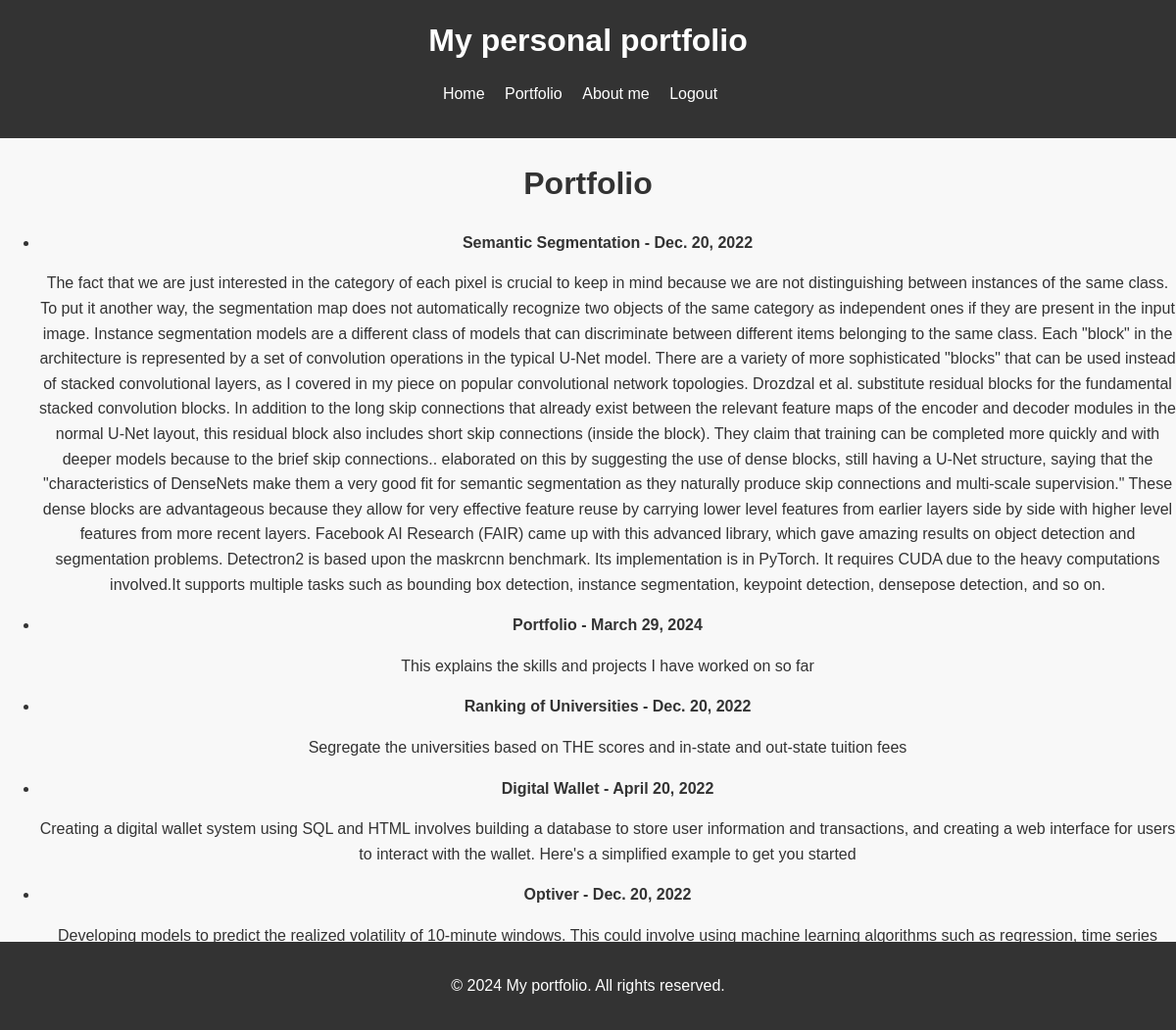
Page /portfolio/portfolio/ (signed in) on the committed database.
### portfolio/models.py (models this page shows, shortened)
class Project(models.Model):
    title = models.CharField(max_length=255)
    description = models.TextField()
    year = models.DateField()

### portfolio/views.py (the view)
# urls.py: path('portfolio/',include('portfolio.urls')),
@login_required
def portfolio(request):
    projects = Project.objects.all()
    return render(request, 'portfolio.html', {'projects': projects})

### portfolio/templates/portfolio.html
{% extends "base.html" %} {% block content %}
<center>
  <h1>Portfolio</h1>
  {% if projects %}
  <ul>
    {% for project in projects %}
    <li>
      <strong>{{ project.title }} - {{ project.year }}</strong>
      <p>{{ project.description }}</p>
    </li>
    {% endfor %}
  </ul>
  {% else %}
  <p>No projects found.</p>
  {% endif %}
  <p><a href="{% url 'add_project' %}">Add a new project</a></p>
</center>
{% endblock %}

### portfolio/templates/base.html (shortened to what this page needs)
<!DOCTYPE html>
<html>
<head>
    {% load static %}
    <link rel="stylesheet" type="text/css" href="{% static 'main.css' %}"/>
    <link rel="stylesheet" href="{% static 'styles_home.css' %}">
</head>
<body>
    <header>
        <h1>My personal portfolio</h1>
        <nav>
            <ul>
                <li><a href="{% url 'home' %}" target="_self">Home</a></li>
                <li><a href="{% url 'portfolio' %}" target="_self">Portfolio</a></li>
                <li><a href="{% url 'about' %}" target="_self">About me</a></li>
                {% if user.is_authenticated %}
                <li><a href="{% url 'logout' %}">Logout</a></li>
                {% else %}
                <li><a href="{% url 'login' %}">Login</a></li>
                {% endif %}
            </ul>
        </nav>
    </header>
    {% block content %}{% endblock %}
    <footer class="footer">
        <p>&copy; 2024 My portfolio. All rights reserved.</p>
    </footer>
</body>
</html>

### portfolio/static/main.css (style rules this page uses)
body { font-family: -apple-system, BlinkMacSystemFont, Segoe UI, Roboto, Oxygen, Ubuntu, Cantarell, Fira Sans, Droid Sans, Helvetica Neue, sans-serif; -webkit-font-smoothing: antialiased; background-color: #f8f8f8; }

### portfolio/static/styles_home.css (style rules this page uses)
body { font-family: Arial, sans-serif; line-height: 1.6; margin: 0; padding: 0; color: #333; }
header { background: #333; padding: 1rem 0; text-align: center; }
header h1 { color: #fff; margin: 0; }
nav ul { padding: 0; list-style: none; }
nav ul li { display: inline; margin-right: 1rem; }
nav ul li a { text-decoration: none; color: #fff; }
p { margin-bottom: 1rem; }
.footer { background-color: #333; color: white; text-align: center; width: 100%; position: fixed; bottom: 0; left: 0; padding: 1rem 0; margin-top: 2rem; }

### rows in the picture
Project: title "Semantic Segmentation", year "Dec. 20, 2022", description "The fact that we are just interested in the category of each pixel is crucial to keep in mind because we are not distinguishing between instances of the same class. To put it another way, the segmentation map does not automatically recognize two objects of the same category as independent ones if they are present in the input image. Instance segmentation models are a different class of models that can discriminate between different items belonging to the same class. Each \"block\" in the architecture is represented by a set of convolution operations in the typical U-Net model. There are a variety of more sophisticated \"blocks\" that can be used instead of stacked convolutional layers, as I…"
Project: title "Portfolio", year "March 29, 2024", description "This explains the skills and projects I have worked on so far"
Project: title "Ranking of Universities", year "Dec. 20, 2022", description "Segregate the universities based on THE scores and in-state and out-state tuition fees"
Project: title "Digital Wallet", year "April 20, 2022", description "Creating a digital wallet system using SQL and HTML involves building a database to store user information and transactions, and creating a web interface for users to interact with the wallet. Here's a simplified example to get you started"
Project: title "Optiver", year "Dec. 20, 2022", description "Developing models to predict the realized volatility of 10-minute windows. This could involve using machine learning algorithms such as regression, time series…"
